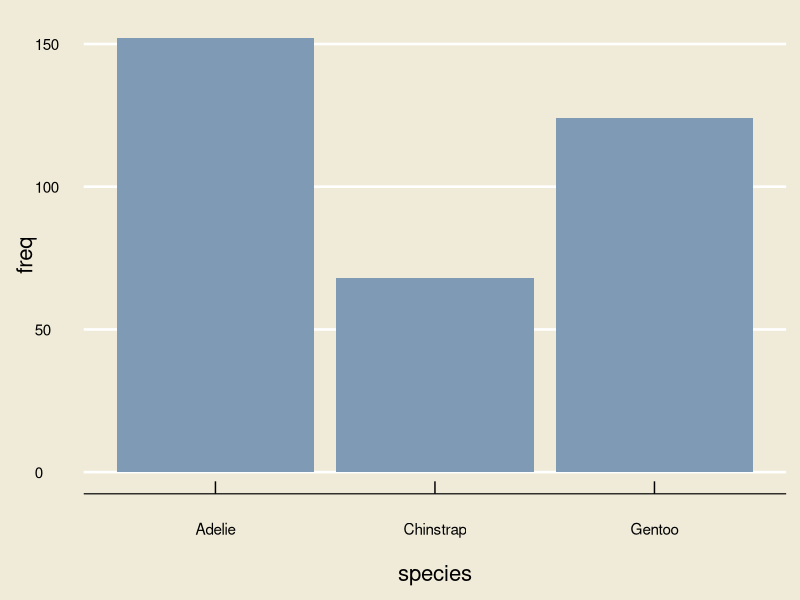
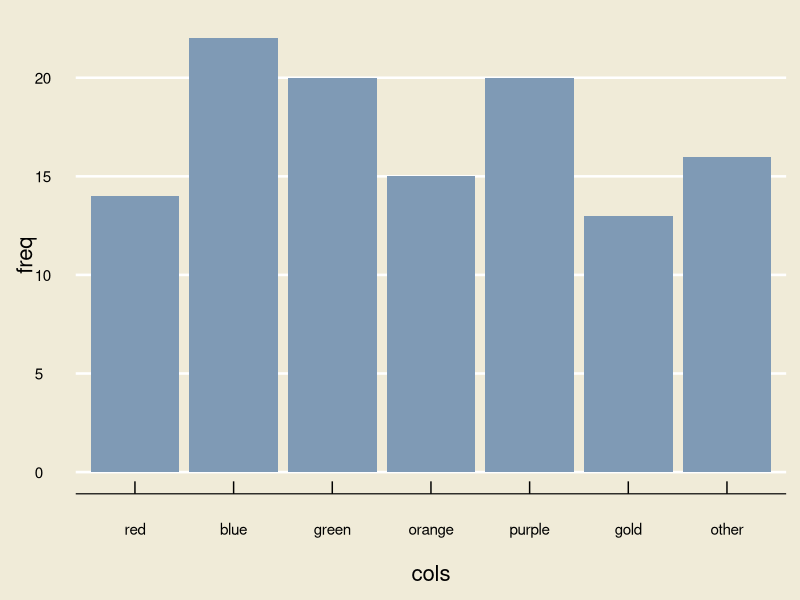
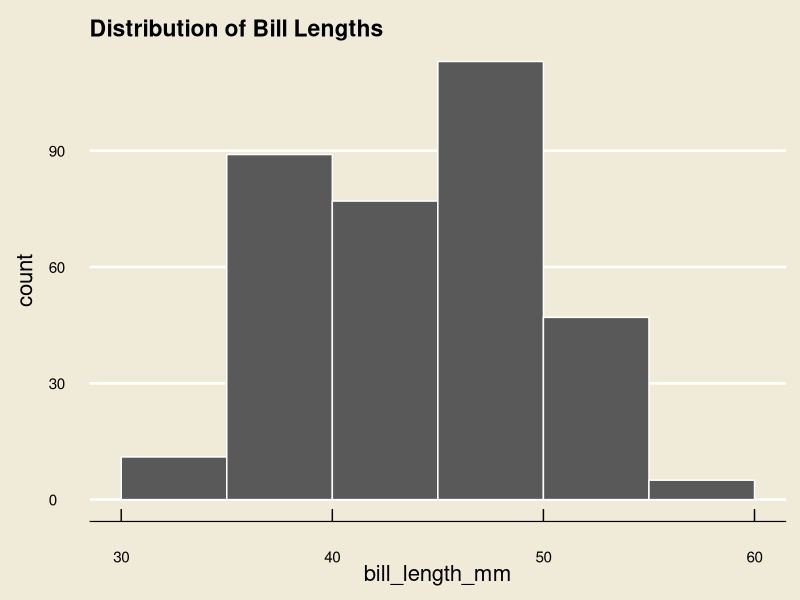
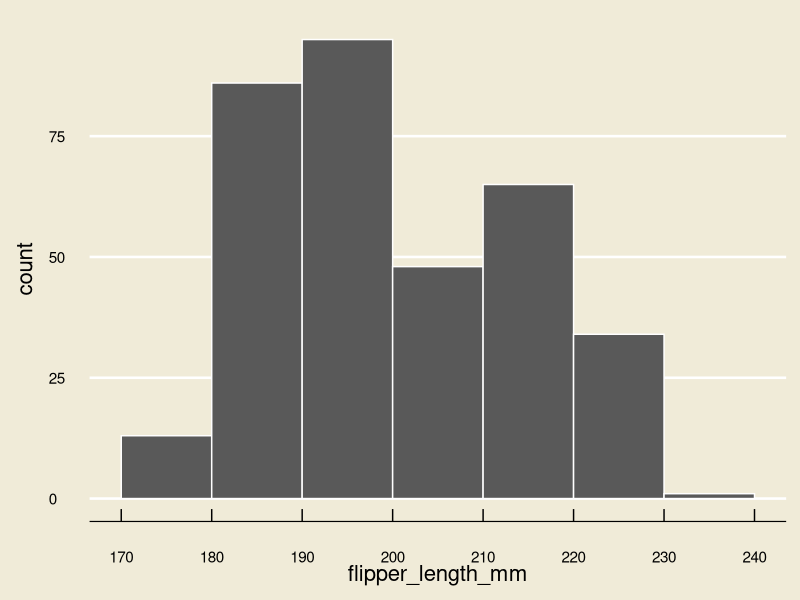
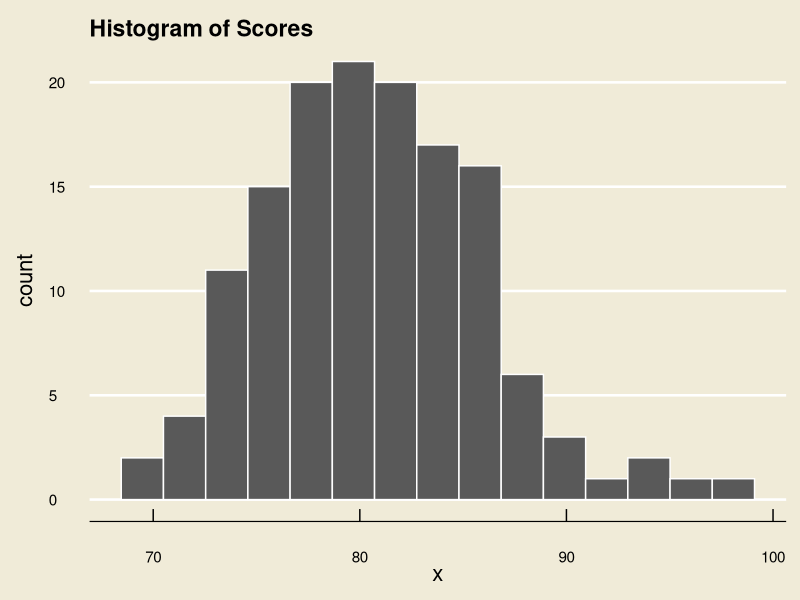
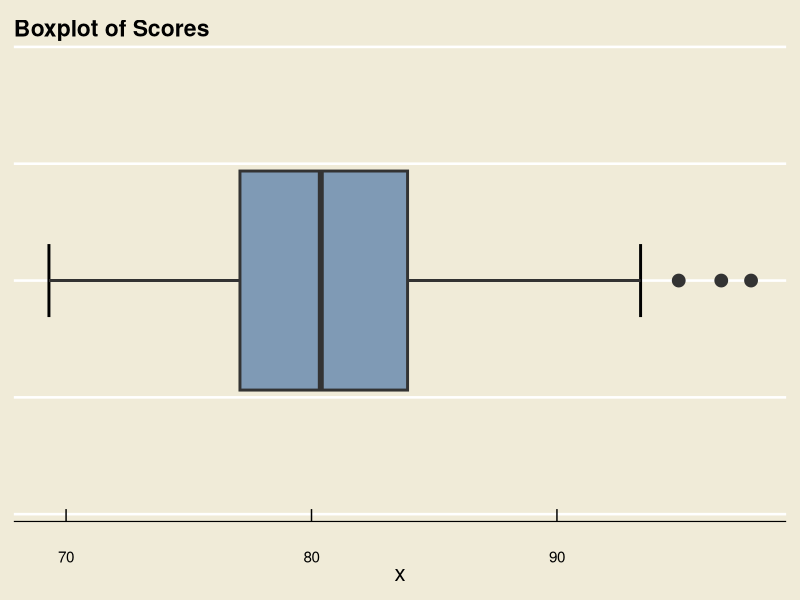
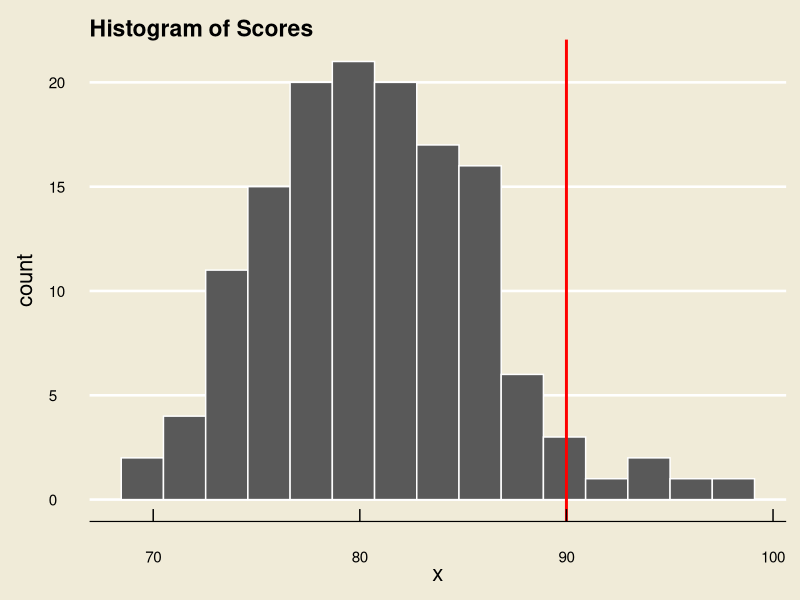
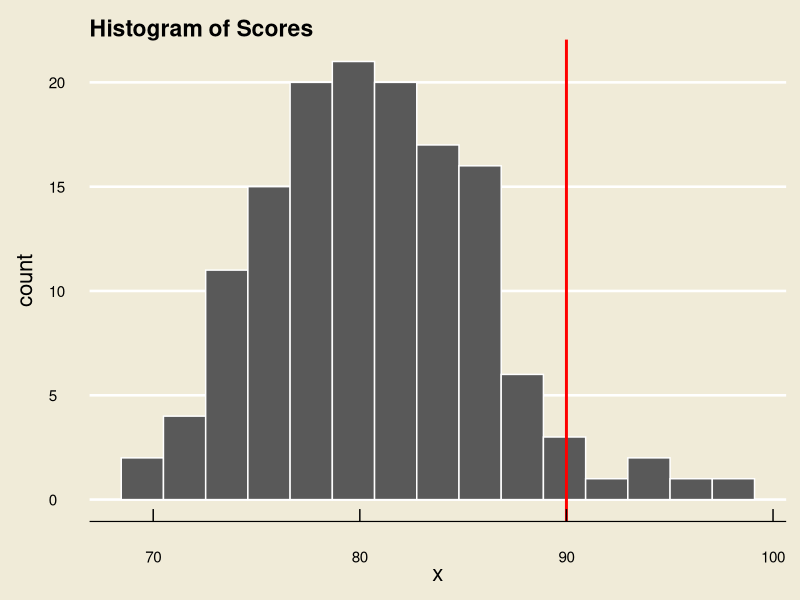

Here is the R script that generated these plots, in order:
## ---- chunk 1
library(tidyverse)
library(ggthemes)
## ---- chunk 2
#| class-output: hscroll

library(palmerpenguins)
library(tidyverse)
library(kableExtra)
# penguins
kable(head(penguins))
## ---- chunk 3
#| class-output: hscroll

library(palmerpenguins)
penguins$species
## ---- chunk 4
#| class-output: hscroll

library(palmerpenguins)
penguins$species
## ---- chunk 5
table(penguins$species)
## ---- chunk 6
library(tidyverse)
library(ggthemes)

data.frame(table(penguins$species)) %>%
  rename(species = Var1, freq = Freq) %>%
  ggplot(aes(x = species, y = freq)) +
  geom_bar(stat = "identity",
           fill = "#7f9ab5") +
  theme_economist(base_size = 18) +
  theme(panel.background = element_rect("#f0ebd8"),
        plot.background = element_rect(fill = "#f0ebd8"),
        axis.title.x = element_text(size = 16,
                                    margin = margin(
                                      t = 20, 
                                      r = 0,
                                      b = 0, 
                                      l = 0)),
        axis.title.y = element_text(size = 16)
  )
## ---- chunk 7
#| echo: false

set.seed(123)
cols <- sample(c("red", "blue", "green", "orange", "purple", "gold", "other"), 120, replace = T, prob = c(0.15, 0.15, 0.13, 0.14, 0.16, 0.13, 0.14))
cols <- factor(cols,
               levels = c("red", "blue", "green", "orange", "purple", "gold", "other"),
                         ordered = T)

data.frame(table(cols)) %>%
  ggplot(aes(x = cols, y = Freq)) +
  geom_bar(stat = "identity",
           fill = "#7f9ab5") +
  theme_economist(base_size = 18) +
  theme(panel.background = element_rect("#f0ebd8"),
        plot.background = element_rect(fill = "#f0ebd8"),
        axis.title.x = element_text(size = 16,
                                    margin = margin(
                                      t = 20, 
                                      r = 0,
                                      b = 0, 
                                      l = 0)),
        axis.title.y = element_text(size = 16)
  ) +
  ylab("freq")
## ---- chunk 8
#| class-output: hscroll

library(palmerpenguins)
penguins$bill_length_mm
## ---- chunk 9
bins <- c("(30, 35]", "(35, 40]", "(40, 45]", "(45, 50]", "(50, 55]", "(55, 60]")
bill_length_mm <- na.omit(penguins$bill_length_mm)
counts <- hist(bill_length_mm, plot = F, breaks = 8)$counts

names(counts) <- bins
counts
## ---- chunk 10
#| echo: false

penguins %>%
  ggplot(aes(x = bill_length_mm)) +
  geom_histogram(col = "white",
                 breaks = seq(30, 60, by = 5)) +
  theme_economist(base_size = 18) +
  theme(panel.background = element_rect("#f0ebd8"),
        plot.background = element_rect(fill = "#f0ebd8"),
        axis.title.y = element_text(size = 16,
                                    margin = margin(
                                      t = 0, 
                                      r = 10,
                                      b = 0, 
                                      l = 0)),
        axis.title.x = element_text(size = 16)
  ) +
  ggtitle("Distribution of Bill Lengths")

## ---- chunk 11
penguins %>%
  ggplot(aes(x = flipper_length_mm)) +
  geom_histogram(col = "white",
                 breaks = seq(170, 240, by = 10)) +
  theme_economist(base_size = 18) +
  theme(panel.background = element_rect("#f0ebd8"),
        plot.background = element_rect(fill = "#f0ebd8"),
        axis.title.y = element_text(size = 16,
                                    margin = margin(
                                      t = 0, 
                                      r = 10,
                                      b = 0, 
                                      l = 0)),
        axis.title.x = element_text(size = 16)
  ) +
  scale_x_continuous(
    breaks = seq(170, 240, by = 10)
  )

## ---- chunk 12
#| class-output: hscroll

set.seed(130)
x <- rnorm(140, 80, 5)
x <- round(x, 3)
x
## ---- chunk 13
data.frame(x) %>%
  ggplot(aes(x = x)) +
  geom_histogram(col = "white", bins = 15) +
  theme_economist(base_size = 18) +
  theme(panel.background = element_rect("#f0ebd8"),
        plot.background = element_rect(fill = "#f0ebd8"),
        axis.title.y = element_text(size = 16,
                                    margin = margin(
                                      t = 0, 
                                      r = 10,
                                      b = 0, 
                                      l = 0)),
        axis.title.x = element_text(size = 16)
  ) +
  ggtitle("Histogram of Scores")
## ---- chunk 14
data.frame(x) %>%
  ggplot(aes(x = x)) +
  stat_boxplot(geom = "errorbar", 
               width = 0.25,
               linewidth = 1) +
  geom_boxplot(fill =  "#7f9ab5", 
               size = 1,
               outlier.size = 4) +
  theme_economist(base_size = 18) +
  theme(panel.background = element_rect("#f0ebd8"),
        plot.background = element_rect(fill = "#f0ebd8"),
        axis.title.y = element_text(size = 16,
                                    margin = margin(
                                      t = 0, 
                                      r = 10,
                                      b = 0, 
                                      l = 0)),
        axis.title.x = element_text(size = 16),
        axis.text.y = element_blank()
  ) +
  ylim(c(-0.75, 0.75)) +
  ggtitle("Boxplot of Scores")
## ---- chunk 15
data.frame(x) %>%
  ggplot(aes(x = x)) +
  geom_histogram(col = "white", bins = 15) +
  theme_economist(base_size = 18) +
  theme(panel.background = element_rect("#f0ebd8"),
        plot.background = element_rect(fill = "#f0ebd8"),
        axis.title.y = element_text(size = 16,
                                    margin = margin(
                                      t = 0, 
                                      r = 10,
                                      b = 0, 
                                      l = 0)),
        axis.title.x = element_text(size = 16)
  ) +
  ggtitle("Histogram of Scores") +
  geom_vline(xintercept = 90,
             size = 1,
             col = "red")
## ---- chunk 16
data.frame(x) %>%
  ggplot(aes(x = x)) +
  geom_histogram(col = "white", bins = 15) +
  theme_economist(base_size = 18) +
  theme(panel.background = element_rect("#f0ebd8"),
        plot.background = element_rect(fill = "#f0ebd8"),
        axis.title.y = element_text(size = 16,
                                    margin = margin(
                                      t = 0, 
                                      r = 10,
                                      b = 0, 
                                      l = 0)),
        axis.title.x = element_text(size = 16)
  ) +
  ggtitle("Histogram of Scores") +
  geom_vline(xintercept = 90,
             size = 1,
             col = "red")
## ---- chunk 17
data.frame(x) %>%
  ggplot(aes(x = x)) +
  stat_boxplot(geom = "errorbar", 
               width = 0.25,
               linewidth = 1) +
  geom_boxplot(fill =  "#7f9ab5", 
               size = 1,
               outlier.size = 4) +
  theme_economist(base_size = 18) +
  theme(panel.background = element_rect("#f0ebd8"),
        plot.background = element_rect(fill = "#f0ebd8"),
        axis.title.y = element_text(size = 16,
                                    margin = margin(
                                      t = 0, 
                                      r = 10,
                                      b = 0, 
                                      l = 0)),
        axis.title.x = element_text(size = 16),
        axis.text.y = element_blank()
  ) +
  ylim(c(-0.75, 0.75)) +
  ggtitle("Boxplot of Scores")
## ---- chunk 18
penguins %>%
  ggplot(aes(x = bill_length_mm)) +
  stat_boxplot(geom = "errorbar", 
               width = 0.25,
               linewidth = 1) +
  geom_boxplot(fill =  "#7f9ab5", 
               linewidth = 1,
               outlier.size = 4) +
  theme_economist(base_size = 18) +
  theme(panel.background = element_rect("#f0ebd8"),
        plot.background = element_rect(fill = "#f0ebd8"),
        axis.title.y = element_text(size = 16,
                                    margin = margin(
                                      t = 0, 
                                      r = 10,
                                      b = 0, 
                                      l = 0)),
        axis.title.x = element_text(size = 16),
        axis.text.y = element_blank()
  ) +
  ylim(c(-0.75, 0.75))
